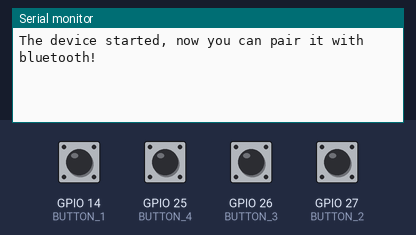
This sketch was run on a simulated ESP32. Shown: the last lines printed to the serial monitor. The inputs (shaded band) are chosen by the test bench; at power-on: GPIO 14 (BUTTON_1), GPIO 25 (BUTTON_4), GPIO 26 (BUTTON_3), GPIO 27 (BUTTON_2) HIGH. Nothing arrives over Bluetooth unless stated.

Above: at 1.2 s.
1.3 s: GPIO 14 (BUTTON_1) pulled LOW for 0.15 s
At 1.6 s:
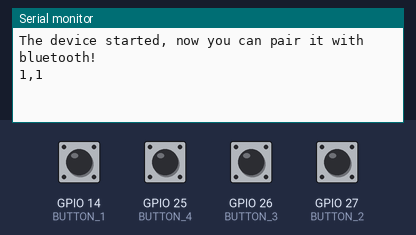
2.9 s: GPIO 25 (BUTTON_4) pulled LOW for 0.15 s
At 4.0 s:
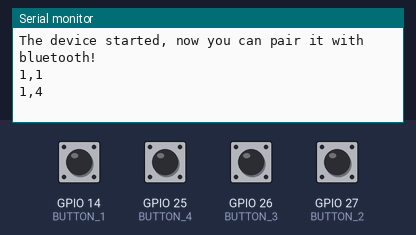
4.5 s: GPIO 26 (BUTTON_3) pulled LOW for 0.15 s
At 5.2 s:
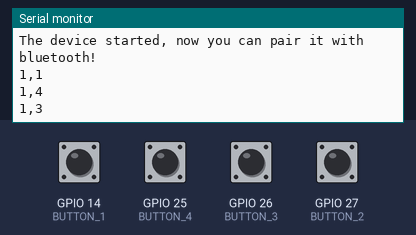
6.1 s: GPIO 27 (BUTTON_2) pulled LOW for 0.15 s
At 6.4 s:
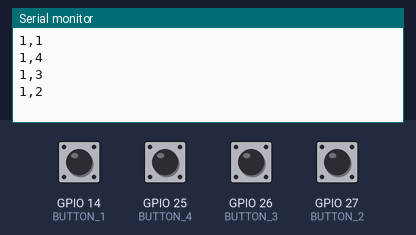
Timing chart, 0 to 8.7 s (numbered marks = the images above; inputs shaded):
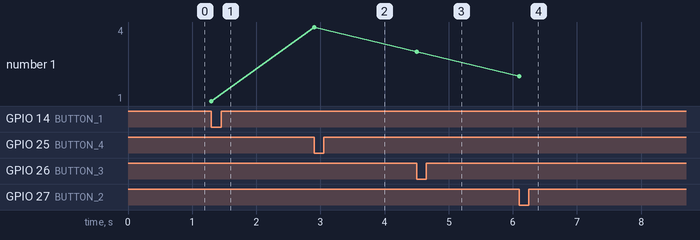

The sketch:

BluetoothSerial.ino
```cpp
#include "BluetoothSerial.h"

#if !defined(CONFIG_BT_ENABLED) || !defined(CONFIG_BLUEDROID_ENABLED)
#error Bluetooth is not enabled! Please run `make menuconfig` to and enable it
#endif

#if !defined(CONFIG_BT_SPP_ENABLED)
#error Serial Bluetooth not available or not enabled. It is only available for the ESP32 chip.
#endif

BluetoothSerial SerialBT;

#define BUTTON_1 14
#define BUTTON_2 27
#define BUTTON_3 26
#define BUTTON_4 25

volatile bool button1Flag = false;
volatile bool button2Flag = false;
volatile bool button3Flag = false;
volatile bool button4Flag = false;

unsigned long lastDebounceTime1 = 0;
unsigned long lastDebounceTime2 = 0;
unsigned long lastDebounceTime3 = 0;
unsigned long lastDebounceTime4 = 0;
const unsigned long debounceDelay = 200;


void IRAM_ATTR button1_ISR() { button1Flag = true; }
void IRAM_ATTR button2_ISR() { button2Flag = true; }
void IRAM_ATTR button3_ISR() { button3Flag = true; }
void IRAM_ATTR button4_ISR() { button4Flag = true; }

void setup() {
    Serial.begin(115200);
    SerialBT.begin("ESP32_Controller_1");
    Serial.println("The device started, now you can pair it with bluetooth!");

    pinMode(BUTTON_1, INPUT_PULLUP);
    pinMode(BUTTON_2, INPUT_PULLUP);
    pinMode(BUTTON_3, INPUT_PULLUP);
    pinMode(BUTTON_4, INPUT_PULLUP);

    attachInterrupt(digitalPinToInterrupt(BUTTON_1), button1_ISR, FALLING);
    attachInterrupt(digitalPinToInterrupt(BUTTON_2), button2_ISR, FALLING);
    attachInterrupt(digitalPinToInterrupt(BUTTON_3), button3_ISR, FALLING);
    attachInterrupt(digitalPinToInterrupt(BUTTON_4), button4_ISR, FALLING);
}

void loop() {
    String message = "1,";

    if (button1Flag) {
        if (millis() - lastDebounceTime1 > debounceDelay) {
            lastDebounceTime1 = millis();
            SerialBT.println(message + "1");
            Serial.println(message + "1");
        }
        button1Flag = false;
    }

    if (button2Flag) {
        if (millis() - lastDebounceTime2 > debounceDelay) {
            lastDebounceTime2 = millis();
            SerialBT.println(message + "2");
            Serial.println(message + "2");
        }
        button2Flag = false;
    }

    if (button3Flag) {
        if (millis() - lastDebounceTime3 > debounceDelay) {
            lastDebounceTime3 = millis();
            SerialBT.println(message + "3");
            Serial.println(message + "3");
        }
        button3Flag = false;
    }

    if (button4Flag) {
        if (millis() - lastDebounceTime4 > debounceDelay) {
            lastDebounceTime4 = millis();
            SerialBT.println(message + "4");
            Serial.println(message + "4");
        }
        button4Flag = false;
    }
}
```

Measured:
- after the input at 1.3 s, the serial monitor: prints a new line at once (image 1)
- after the input at 2.9 s, the serial monitor: prints a new line at once (image 2)
- after the input at 4.5 s, the serial monitor: prints a new line at once (image 3)
- after the input at 6.1 s, the serial monitor: prints a new line at once (image 4)
- plotted number 1: 1 → 4 after the input at 2.9 s, 4 → 3 after the input at 4.5 s, 3 → 2 after the input at 6.1 s
